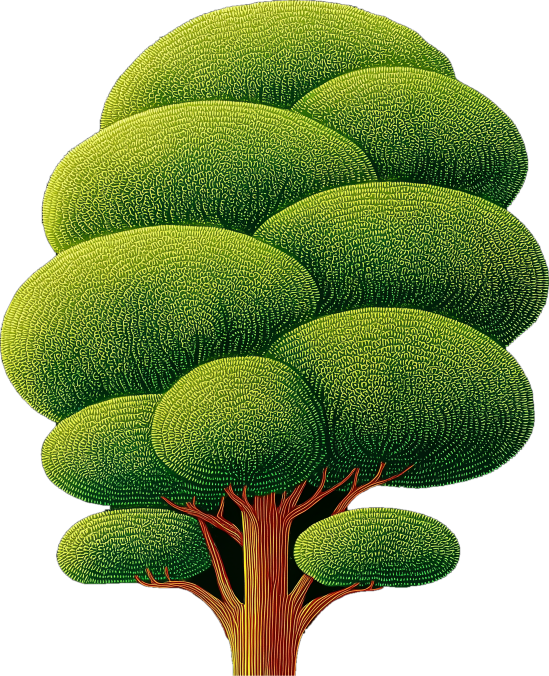
#> input picture assets/cutouts/s01_tree_a.png, 1098 x 1351 px, found by its file name (shown at 1/2 size)
$ python s01_layers.py ../assets/cutouts
#> lines starting #> are read from the running program, lines starting #| are printed output that depends on the picture; after the words box and inside, x2 and y2 are one past the last pixel; in counts of white or black regions, pixels touching at a corner belong together
"""Scene 01 foreground layers from the isolated Midjourney pieces (trees A and B, bushes),
cut off their black backgrounds, plus thickness maps for 3D inflation.
The background stays the original painting (s01_well_up.png)."""
import json
import sys
from pathlib import Path
import numpy as np
from PIL import Image
from scipy import ndimage as ndi

ROOT = Path(sys.argv[1])
SRC, CUT, OUT3 = ROOT / "assets/source", ROOT / "assets/cutouts", ROOT / "assets/3d"

# name: (source, working width, luminance threshold, dome height as share of the half-width)
# TRIM: below this share of the tree's height, keep only the trunk (drops painted ground bushes)
LAYERS = {
    "tree_a": ("s01_tree_a.png", 1200, 40, 0.55),
    "tree_b": ("s01_tree_b.png", 1200, 40, 0.55),
    "bushes": ("s01_bushes.png", 2400, 40, 0.35),
}
TRIM = {"tree_b": 0.83}
# ROUND_ENDS: share of the width at each end shaped into a rounded bush outline, so a band
# cut by the image frame ends in a curve instead of a straight edge
ROUND_ENDS = {"bushes": 0.07}
meta = {}
for name, (file, width, thresh, dome_k) in LAYERS.items():
    im = Image.open(SRC / file).convert("RGB")
    im = im.resize((width, round(im.height * width / im.width)), Image.LANCZOS)
#> im: PIL image 1200x1477 RGB
    a = np.asarray(im)
    lum = a.max(2).astype(np.float32)
    m = ndi.binary_closing(lum > thresh, np.ones((7, 7)))
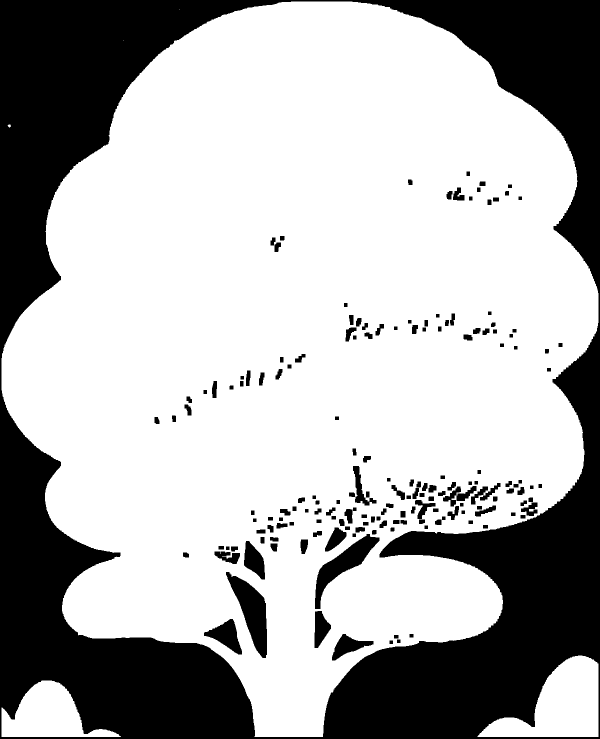
#> m: shape (1477, 1200) bool (shown at 1/2 size); 69.1% white; 171 black regions, largest, box (x1, y1, x2, y2) and area: (0, 0, 1200, 1477) 505416, (452, 1144, 534, 1316) 6168, (630, 1068, 759, 1218) 5421
    m = ndi.binary_fill_holes(m)
#> m: shape (1477, 1200) bool; 71.5% white; 1 black region, box (x1, y1, x2, y2) and area: (0, 0, 1200, 1477) 505416
    lab, n = ndi.label(m)
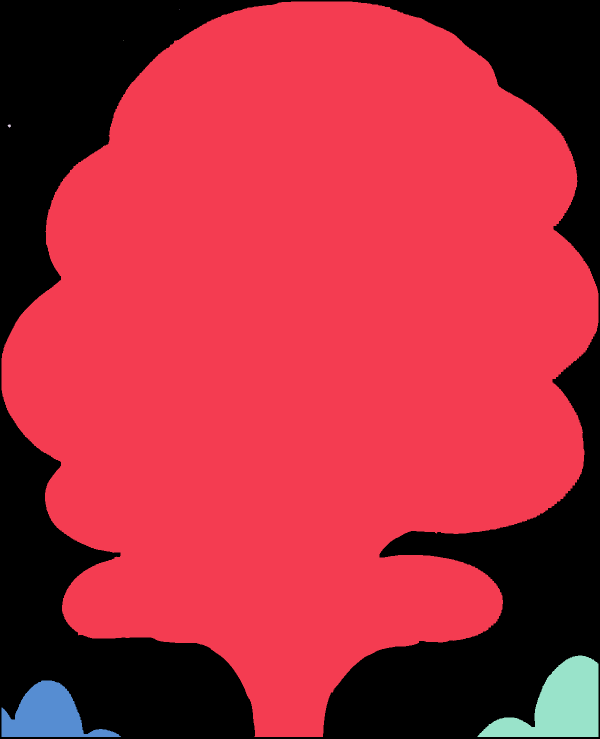
#> lab: shape (1477, 1200) int32 (shown at 1/2 size); 7 distinct labels, from 0 to 6; one colour per label, 0 black
#> n = 6
    sizes = ndi.sum(m, lab, range(1, n + 1))
#> sizes = [1231698, 1, 1, 28, 20990, 14266]
    m = lab == 1 + int(np.argmax(sizes))  # the tree (or bush band); drops stars and stray bits
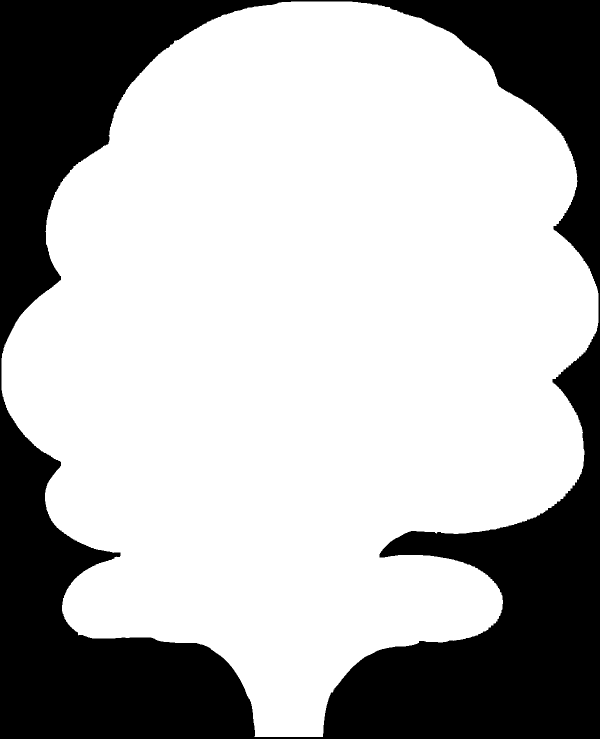
#> m: shape (1477, 1200) bool (shown at 1/2 size); 69.5% white; 1 black region, box (x1, y1, x2, y2) and area: (0, 0, 1200, 1477) 540702
    m = ndi.binary_opening(m, np.ones((3, 3)))
#> m: shape (1477, 1200) bool; 69.5% white; 1 black region, box (x1, y1, x2, y2) and area: (0, 0, 1200, 1477) 540716
    if name in TRIM:
        ys, _ = np.nonzero(m)
        cut = int(ys.min() + (ys.max() - ys.min()) * TRIM[name])
        r, g = a[..., 0].astype(int), a[..., 1].astype(int)
        trunk = ndi.binary_closing((r > g + 15) & (r > 90), np.ones((9, 9)))
        m[cut:] &= trunk[cut:]
        lab, n2 = ndi.label(m)
        m = lab == 1 + int(np.argmax(ndi.sum(m, lab, range(1, n2 + 1))))
    alpha = ndi.gaussian_filter(m.astype(np.float32), 0.8)

    if name in ROUND_ENDS:
        H_, W_ = m.shape
        ys, xs = np.nonzero(m)
        top, bot = ys.min(), ys.max()
        e = ROUND_ENDS[name] * W_
        X = np.arange(W_)[None, :]
        Y = np.arange(H_)[:, None]
        for x_end, sign in ((xs.min(), 1), (xs.max(), -1)):
            # quarter-ellipse falling from full height to the ground over the end
            u = np.clip((X - x_end) * sign / e, 0, 1)
            limit = bot - (bot - top) * np.sqrt(np.clip(1 - (1 - u) ** 2, 0, 1))
            near = (X - x_end) * sign < e
            m &= ~(near & (Y < limit))
    ys, xs = np.nonzero(m)
    y0, y1, x0, x1 = ys.min(), ys.max() + 1, xs.min(), xs.max() + 1
#> y0 = 3; y1 = 1474; x0 = 3; x1 = 1197
    rgba = np.dstack([a, (alpha * 255).astype(np.uint8)])[y0:y1, x0:x1]
    Image.fromarray(rgba).save(CUT / f"s01_{name}.png")

    mk = m[y0:y1, x0:x1]
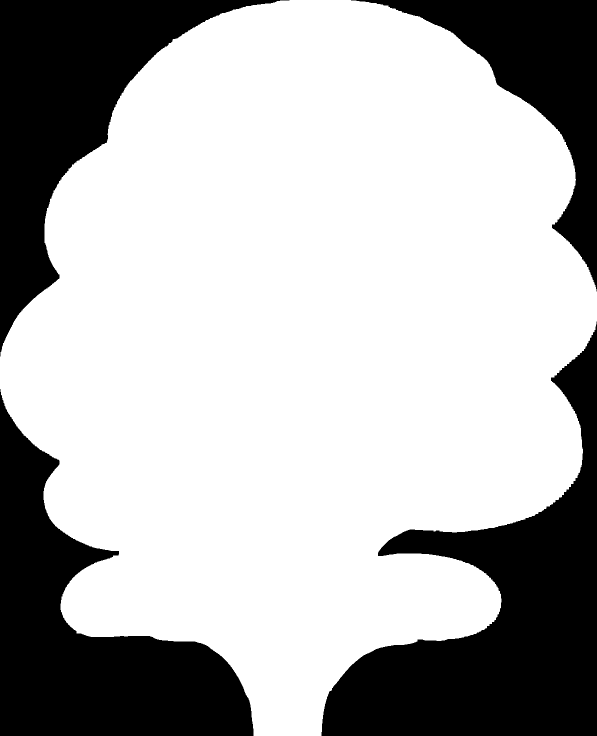
#> mk: shape (1471, 1194) bool (shown at 1/2 size); 70.1% white; 4 black regions, box (x1, y1, x2, y2) and area: (643, 643, 1194, 1471) 178551, (0, 778, 507, 1471) 144790, (0, 0, 579, 713) 125493, (702, 0, 1194, 583) 75856
    # pad every side except the ones cut by the image frame, so cut edges stay full height
    pad = [(0 if y1 == m.shape[0] else 1, 1), (1 if x0 > 0 else 0, 1 if x1 < m.shape[1] else 0)]
#> pad = [(1, 1), (1, 1)]
    pad[0] = (1, 0 if y1 == m.shape[0] else 1)
    dist = ndi.distance_transform_edt(np.pad(mk, pad, mode="edge"))[pad[0][0]:pad[0][0] + mk.shape[0], pad[1][0]:pad[1][0] + mk.shape[1]]
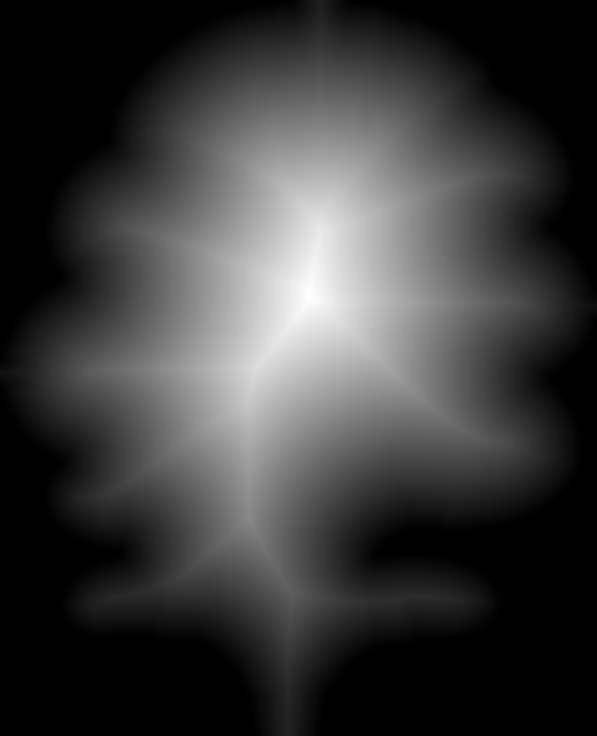
#> dist: shape (1471, 1194) float64 (shown at 1/2 size); min 0, max 503.5, mean 115.5; drawn with min black and max white
    dome = np.sqrt(dist / dist.max()) * dist.max() * dome_k
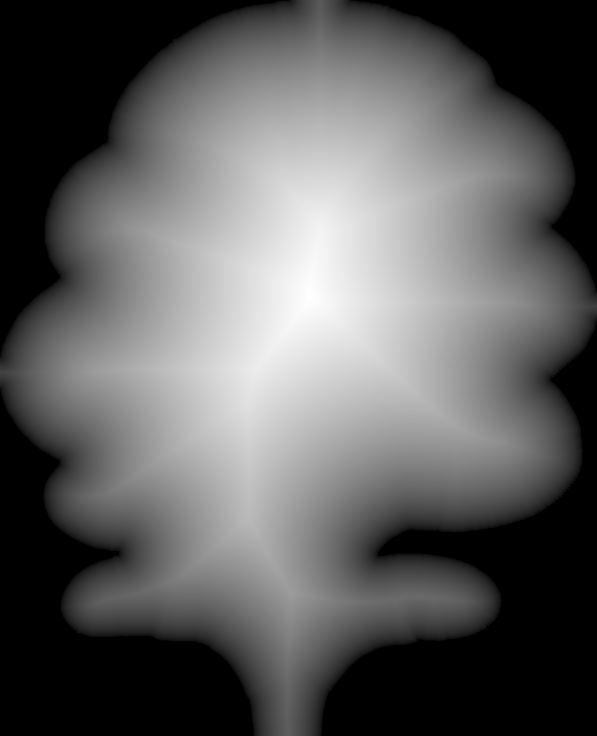
#> dome: shape (1471, 1194) float64 (shown at 1/2 size); min 0, max 276.9, mean 102.3; drawn with min black and max white
    lumpy = 0.85 + 0.3 * ndi.gaussian_filter(lum[y0:y1, x0:x1], 6) / 255
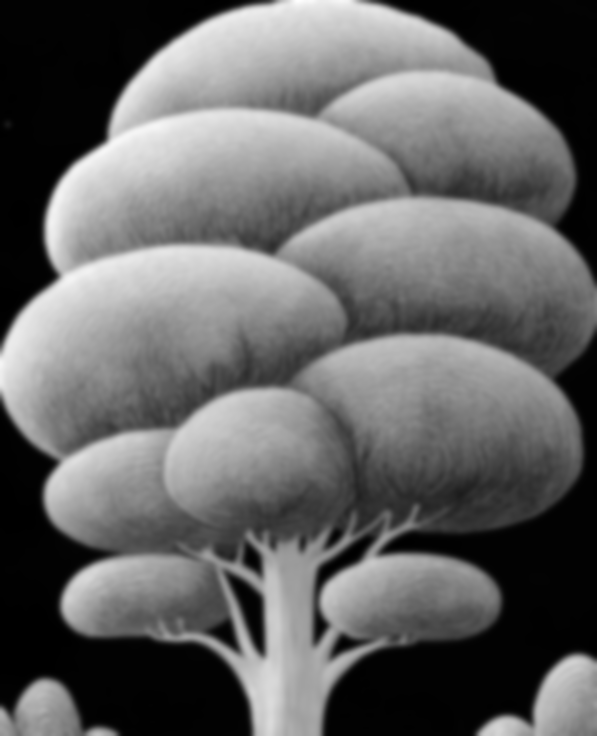
#> lumpy: shape (1471, 1194) float32 (shown at 1/2 size); min 0.86, max 1.1, mean 0.957; drawn with min black and max white
    z = np.where(mk, ndi.gaussian_filter(dome * lumpy, 2), 0).astype(np.float32)
    np.save(OUT3 / f"s01_{name}_height.npy", z)
    meta[name] = {"w": int(x1 - x0), "h": int(y1 - y0)}
    print(name, meta[name], "zmax", round(float(z.max()), 1), "components dropped", n - 1)
#| tree_a {'w': 1194, 'h': 1471} zmax 281.6 components dropped 5
#> pass 2 of the loop `for name, (file, width, thresh, dome_k) in LAYERS.items():`:
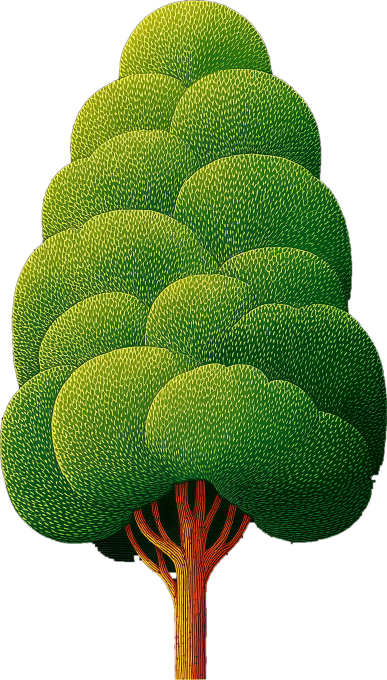
#> input picture assets/cutouts/s01_tree_b.png, 774 x 1360 px, found by its file name (shown at 1/2 size)
#> lum: shape (2109, 1200) float32
#> n = 56
#> sizes = 56 values, max 1795998 at index 0, min 1 at index 1, mean 32093.6
#> cut = 1747
#> trunk: shape (2109, 1200) bool; 3.2% white; 179 white regions (159 under 20 px), largest, box (x1, y1, x2, y2) and area: (388, 1491, 777, 2105) 80382, (527, 880, 543, 911) 232, (623, 520, 645, 535) 83
#> `lab, n2 = ndi.label(m)`:
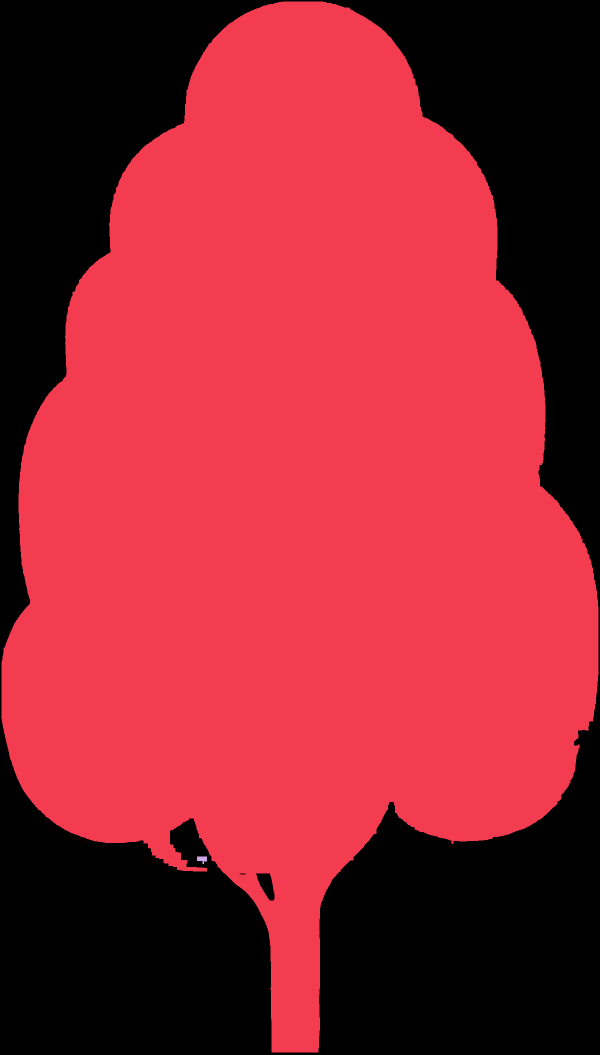
#> lab: shape (2109, 1200) int32 (shown at 1/2 size); 3 distinct labels, from 0 to 2; one colour per label, 0 black
#> n2 = 2
#> alpha: shape (2109, 1200) float32
#> y1 = 2105
#> rgba: shape (2102, 1194, 4)
#> mk: shape (2102, 1194) bool; 62.7% white; 6 black regions, box (x1, y1, x2, y2) and area: (634, 1348, 1194, 2102) 253680, (643, 0, 1194, 1210) 229176, (0, 1435, 540, 2102) 226643, (0, 0, 562, 1321) 225748, (509, 1744, 546, 1798) 1184, (476, 1744, 488, 1746) 22
#> dist: shape (2102, 1194) float64
#> dome: shape (2102, 1194) float64
#> `lumpy = 0.85 + 0.3 * ndi.gaussian_filter(lum[y0:y1, x0:x1], 6) / 255`:
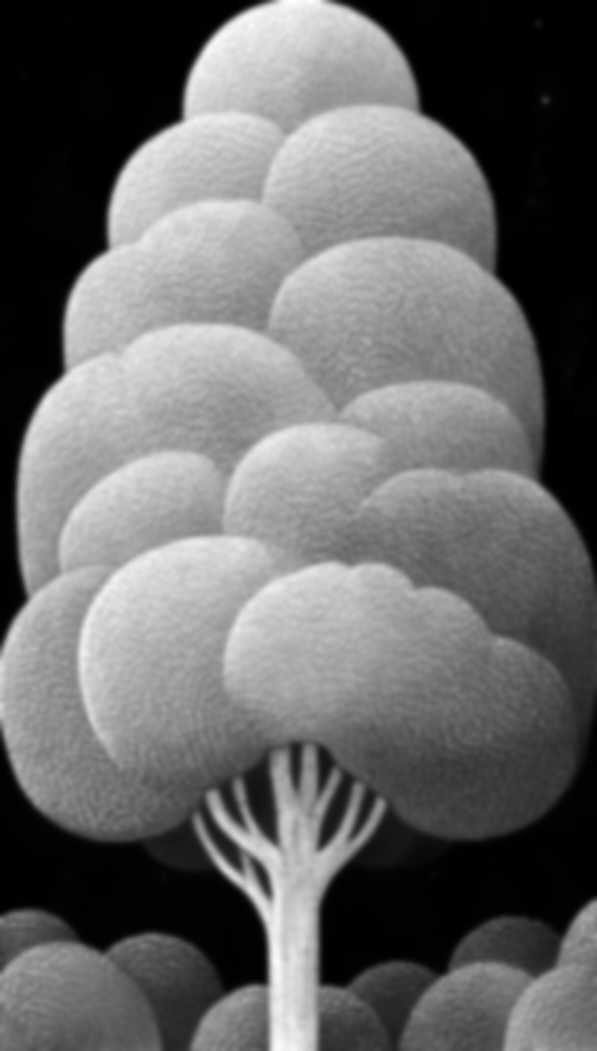
#> lumpy: shape (2102, 1194) float32 (shown at 1/2 size); min 0.85, max 1.09, mean 0.95; drawn with min black and max white
#> z: shape (2102, 1194) float32
#| tree_b {'w': 1194, 'h': 2102} zmax 296.6 components dropped 55
#> pass 3 of the loop `for name, (file, width, thresh, dome_k) in LAYERS.items():`:
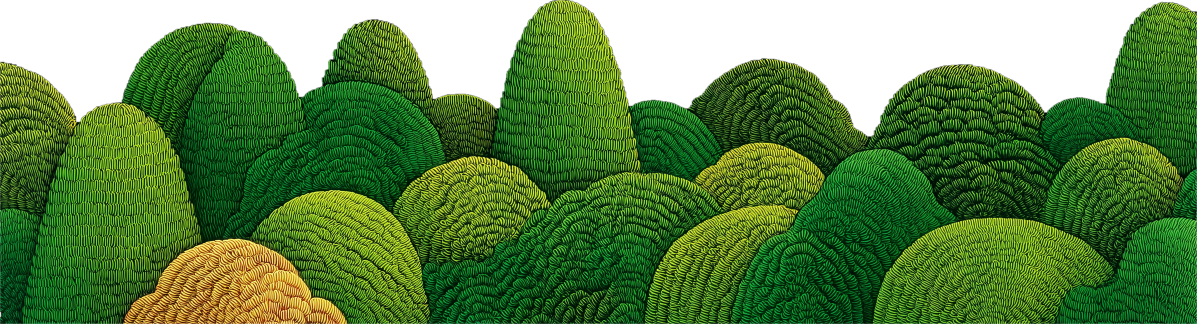
#> input picture assets/cutouts/s01_bushes.png, 2394 x 648 px, found by its file name (shown at 1/2 size)
#> lum: shape (650, 2400) float32
#> `m = ndi.binary_closing(lum > thresh, np.ones((7, 7)))`:
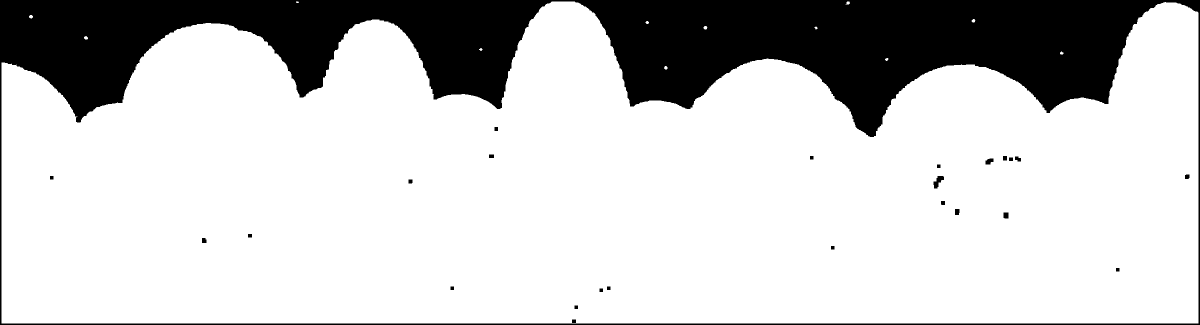
#> m: shape (650, 2400) bool (shown at 1/2 size); 78.8% white; 25 black regions, largest, box (x1, y1, x2, y2) and area: (0, 0, 2400, 650) 328298, (1867, 352, 1888, 377) 275, (1971, 317, 1987, 329) 144
#> `lab, n = ndi.label(m)`:
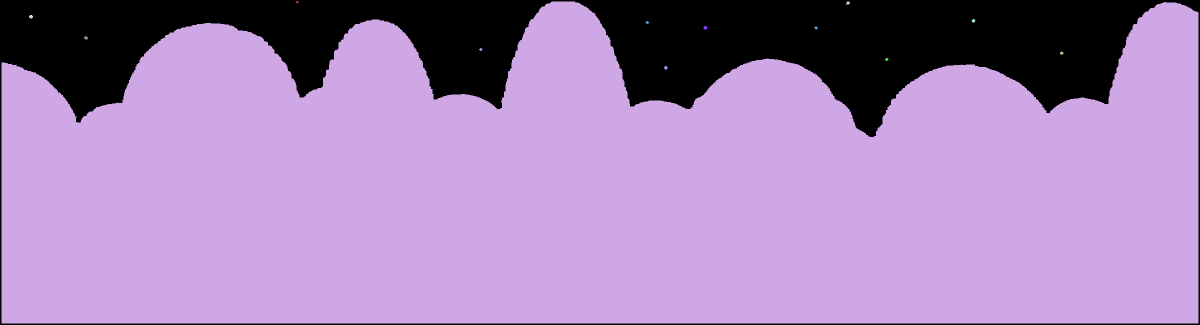
#> lab: shape (650, 2400) int32 (shown at 1/2 size); 14 distinct labels, from 0 to 13; one colour per label, 0 black
#> n = 13
#> sizes = [15, 1231303, 38, 43, 39, 31, 42, 24, 42, 26, 32, 29, 38]
#> alpha: shape (650, 2400) float32
#> top = 3; bot = 646
#> the loop `for x_end, sign in ((xs.min(), 1), (xs.max(), -1)):` made 2 passes
#> (x_end, sign) on passes 1 to 2: (3, 1), (2396, -1)
#> y1 = 647; x1 = 2397
#| bushes {'w': 2394, 'h': 644} zmax 174.9 components dropped 12
(OUT3 / "s01_layers.json").write_text(json.dumps(meta, indent=2))
